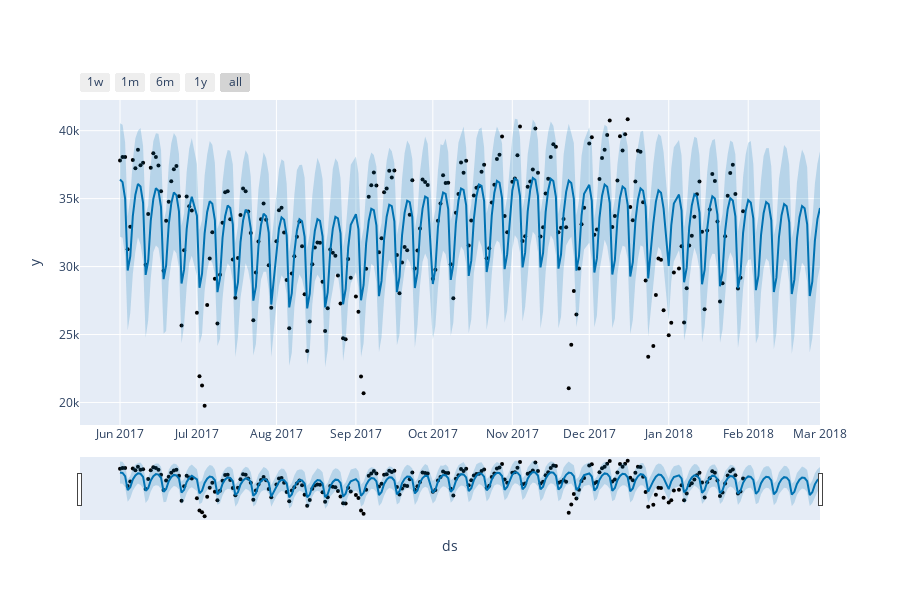

Source (notebook cell):
### Code cell
plot_plotly(model, future)

### Figure 1 — Plotly figure (JSON) as saved in the notebook; plotly's stock layout.template omitted (floating-point values rounded to 4 significant figures; data arrays with more than 128 entries replaced by an {"elided": "..."} marker saying what was removed)
{"data": [{"marker": {"color": "black", "size": 4}, "mode": "markers", "name": "Actual", "type": "scatter", "x": {"elided": "235 str values"}, "y": {"elided": "235 int values"}}, {"hoverinfo": "skip", "line": {"width": 0}, "mode": "lines", "type": "scatter", "x": {"elided": "265 str values"}, "y": {"elided": "265 float values"}}, {"fill": "tonexty", "fillcolor": "rgba(0, 114, 178, 0.2)", "line": {"color": "#0072B2", "width": 2}, "mode": "lines", "name": "Predicted", "type": "scatter", "x": {"elided": "265 str values"}, "y": {"elided": "265 float values"}}, {"fill": "tonexty", "fillcolor": "rgba(0, 114, 178, 0.2)", "hoverinfo": "skip", "line": {"width": 0}, "mode": "lines", "type": "scatter", "x": {"elided": "265 str values"}, "y": {"elided": "265 float values"}}], "layout": {"height": 600, "showlegend": false, "width": 900, "xaxis": {"rangeselector": {"buttons": [{"count": 7, "label": "1w", "step": "day", "stepmode": "backward"}, {"count": 1, "label": "1m", "step": "month", "stepmode": "backward"}, {"count": 6, "label": "6m", "step": "month", "stepmode": "backward"}, {"count": 1, "label": "1y", "step": "year", "stepmode": "backward"}, {"step": "all"}]}, "rangeslider": {"visible": true}, "title": {"text": "ds"}, "type": "date"}, "yaxis": {"title": {"text": "y"}}}}
